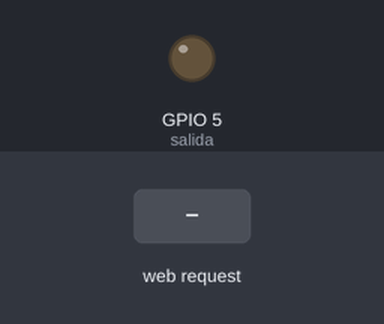
Simulated run of this sketch. Board: ESP32. On the bench: output pins drawn as LEDs (lit = HIGH). Inputs (shaded band) come from the test bench. WiFi joins after 1.5 s; servers stay silent unless stated; what the sketch prints to the serial monitor is not drawn.

Above: at 2.7 s.
2.8 s: HTTP request GET /on received
At 3.7 s:
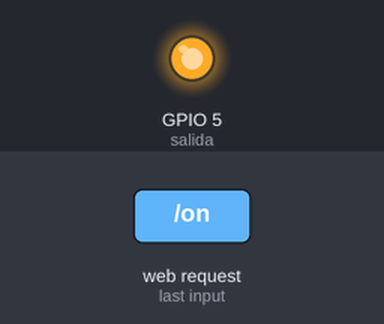
4.3 s: HTTP request GET /off received
At 4.9 s:
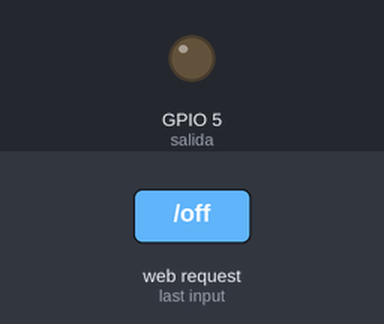
Timing chart, 0 to 7.3 s (numbered marks = the images above; inputs shaded):
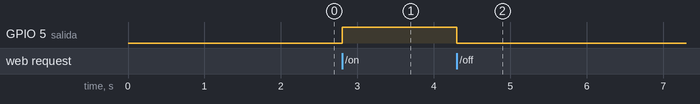

The sketch:

Programa1-ConexionInternet.ino
```cpp
//Programa 1.

#include <WiFi.h>

WiFiServer server(80);


const char* ssid     = "Sebas' Redmi";
const char* password = "sebas2103";

int contar = 0;

String header; // Variable para guardar el HTTP request

String estadoSalida = "off";

const int salida = 5; // Led en el pin 5

String pagina = "<!DOCTYPE html>"
"<html>"
"<head>"
"<meta charset='utf-1' />"
"<title>ESP32 TEC</title>"
"</head>"
"<body>"
"<center>"
"<h1>Servidor Web ESP32 (IOT)</h1>"
"<p><a href='/on'><button style='height:20px;width:200px'>ON</button></a></p>"
"<p><a href='/off'><button style='height:20px;width:200px'>OFF</button></a></p>"
"</center>"
"</body>"
"</html>";


void setup() {
  Serial.begin(115200);
  Serial.println("");

  pinMode(salida, OUTPUT);
  digitalWrite(salida, LOW);

  WiFi.begin(ssid, password);
  while (WiFi.status() != WL_CONNECTED and contar <20) {
    ++contar;
    delay(500);
    Serial.print(".");
  }
  if (contar <20) {

      Serial.println("");
      Serial.println("WiFi conectado");
      Serial.println(WiFi.localIP());
      server.begin();
  }
  else {
      Serial.println("");
      Serial.println("Error de conexion");
  }
}


void loop(){
  WiFiClient client = server.available();

  if (client) {
    Serial.println("New Client.");

    String currentLine = "";
    while (client.connected()) {
      if (client.available()) {
        char c = client.read();
        Serial.write(c);
        header += c;
        if (c == '\n') {
          if (currentLine.length() == 0) {
            client.println("HTTP/1.1 200 OK");
            client.println("Content-type:text/html");
            client.println("Connection: close");
            client.println();

            if (header.indexOf("GET /on") >= 0) {
              Serial.println("GPIO on");
              estadoSalida = "on";
              digitalWrite(salida, HIGH);
            } else if (header.indexOf("GET /off") >= 0) {
              Serial.println("GPIO off");
              estadoSalida = "off";
              digitalWrite(salida, LOW);
            }

            client.println(pagina);

            client.println();
            break;
          } else {
            currentLine = "";
          }
        } else if (c != '\r') {
          currentLine += c;
        }
      }
    }

    header = "";
    client.stop();
    Serial.println("Client disconnected.");
    Serial.println("");
  }
}
```

Measured:
- after the input at 2.8 s, GPIO 5 (salida): LOW → HIGH at once
- after the input at 4.3 s, GPIO 5 (salida): HIGH → LOW at once
